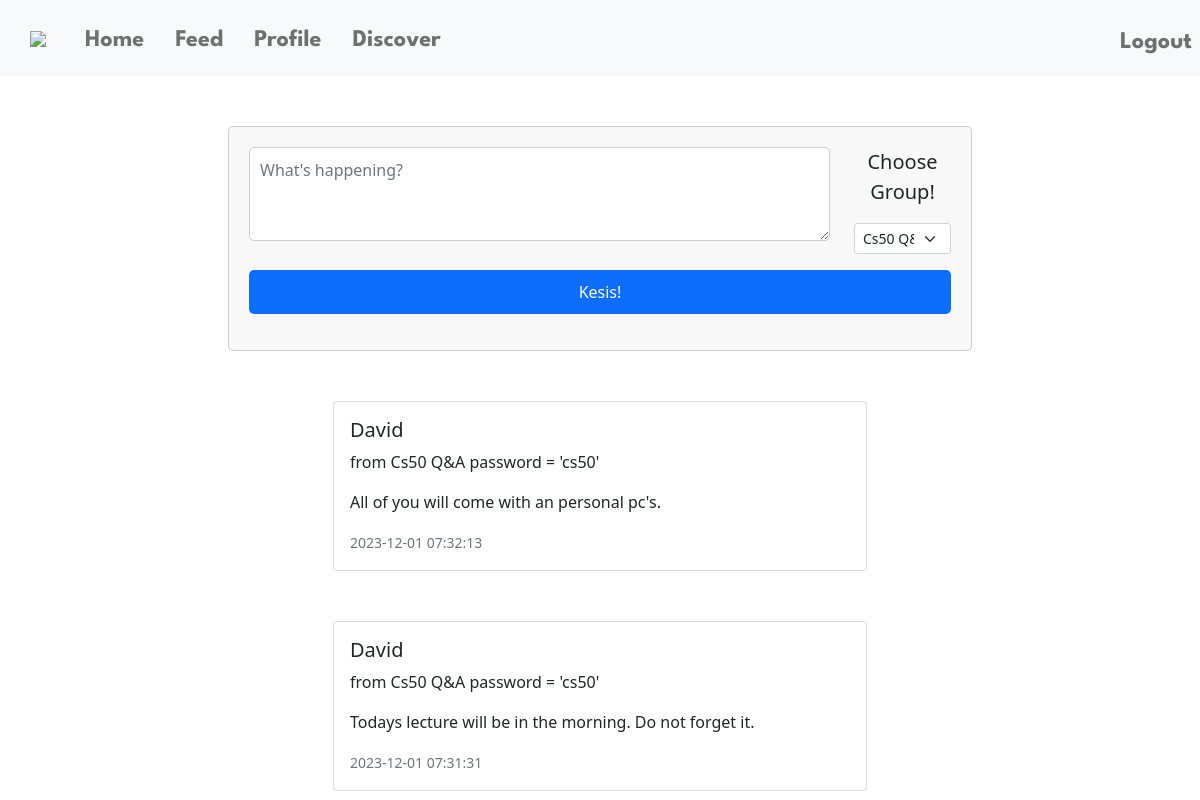
/feed (signed in), run on the app's committed database.
### tables this page shows
CREATE TABLE posts (
post_id INTEGER PRIMARY KEY AUTOINCREMENT NOT NULL,
user_id INTEGER NOT NULL,
group_id INTEGER NOT NULL, content TEXT, date TIMESTAMP DEFAULT CURRENT_TIMESTAMP,
FOREIGN KEY (user_id) REFERENCES users(id),
FOREIGN KEY (group_id) REFERENCES groups(group_id));

CREATE TABLE users (
id INTEGER PRIMARY KEY AUTOINCREMENT NOT NULL,
username TEXT NOT NULL,
hash TEXT NOT NULL,
birthday DATE NOT NULL);

CREATE TABLE groups (
group_id INTEGER PRIMARY KEY AUTOINCREMENT NOT NULL,
group_name TEXT NOT NULL,
group_pass TEXT NOT NULL);

### app.py (the view, shortened to what this page needs)
@app.route("/feed", methods=["GET", "POST"])
@login_required
def feed():
    if request.method == "GET":
        users_groups = db.execute("SELECT group_id, group_name FROM groups WHERE group_id IN (SELECT group_id FROM group_members WHERE user_id = ?)", session["user_id"])
        users_posts = db.execute("SELECT USERS.username, GROUPS.group_name, POSTS.content, POSTS.date FROM posts JOIN users ON USERS.id = POSTS.user_id JOIN groups ON GROUPS.group_id = POSTS.group_id WHERE POSTS.group_id IN (SELECT group_id FROM group_members WHERE user_id = ?)", session["user_id"])
        return render_template("feed.html", users_groups=users_groups, users_posts=reversed(users_posts))

### app.py (called while the page is built)
@app.after_request
def after_request(response):
    response.headers["Cache-Control"] = "no-cache, no-store, must-revalidate"
    response.headers["Expires"] = 0
    response.headers["Pragma"] = "no-cache"
    return response

### helpers.py (called while the page is built)
def login_required(f):
    @wraps(f)
    def decorated_function(*args, **kwargs):
        if session.get("user_id") is None:
            return redirect("/login")
        return f(*args, **kwargs)
    return decorated_function

### templates/feed.html (shortened to what this page needs)
{% extends "layout.html" %}
{% block main %}
    <div class = "container">
        <div class="row mb-3">
            <div>
                <form action="/feed" method="post" class="col-8">
                    <div class="row">
                        <div class="col-10">
                            <textarea class="form-control w-100" name="text" rows="3" placeholder ="What's happening?"></textarea>
                        </div>
                        <div class="col-2">
                            <label class = "lead text-center fs-5 mb-3">Choose Group!</label>
                            <select class="form-select form-select-sm mb-3" name="group_id">
                                {%for group in users_groups%}
                                        <option value ="{{group['group_id']}}">
                                            {{group["group_name"]}}
                                        </option>
                                {%endfor%}
                            </select>
                        </div>
                    </div>
                    <div class="mb-3" class="row">
                        <button type="submit" class="btn btn-primary">Kesis!</button>
                    </div>
                </form>
            </div>
        </div>
    {% for post in users_posts %}
        <div class="container">
            <div class="row">
            <div class="col-md-6 offset-md-3">
                <div class="card">
                <div class="card-body">
                    <h5 class="card-title">{{post["username"]}} </h5>
                    <p class="font-italic">from {{post["group_name"]}}</p>
                    <p class="card-text">{{post["content"]}}</p>
                    <p class="card-text"><small class="text-muted">{{post["date"]}}</small></p>
                </div>
                </div>
            </div>
            </div>
        </div>
    {% endfor %}
    </div>
{% endblock %}

### templates/layout.html (shortened to what this page needs)
<!DOCTYPE html>
<html lang="en">
    <head>
        <link href="https://cdn.jsdelivr.net/npm/bootstrap@5.1.3/dist/css/bootstrap.min.css" rel="stylesheet">
        <link href="/static/styles.css" rel="stylesheet">
    </head>
    <body>
        <nav class="navbar navbar-expand-lg navbar-light bg-light">
            <a class="navbar-brand" href="/"><img src="/static/logo2.png" class="logo"></a>
            <div class="collapse navbar-collapse mt-1" id="navbarNav">
                {% if session["user_id"] %}
                    <ul class="navbar-nav ml-auto">
                        <li class="nav-item active">
                            <a class="nav-link fs-4" href="/">Home</a>
                        </li>
                        <li class="nav-item active">
                            <a class="nav-link fs-4" href="/feed">Feed</a>
                        </li>
                        <li class="nav-item fs-4">
                            <a class="nav-link" href="/profile">Profile</a>
                        </li>
                        <li class="nav-item fs-4">
                            <a class="nav-link" href="/groups">Discover</a>
                        </li>
                    </ul>
                    <ul class="navbar-nav ms-auto mt-1">
                        <li class="nav-item fs-4">
                            <a class="nav-link" href="/logout">Logout </a>
                        </li>
                    </ul>
                {% endif %}
            </div>
         </nav>
        <main>
            {% block main %}{% endblock %}
        </main>
    </body>
</html>

### static/styles.css (style rules this page uses)
form { width: 300px; margin: 0 auto; padding: 20px; border: 1px solid #ccc; border-radius: 5px; background-color: #f8f8f8; }
.form-control { width: 100%; padding: 10px; border: 1px solid #ccc; border-radius: 5px; }
.btn { width: 100%; padding: 10px; color: #fff; border: none; border-radius: 5px; }
.navbar { background-color: #f8f9fa; }
.navbar-brand { color: #6c757d; font-family: 'League Spartan', sans-serif; font-weight: 700; margin-left: 30px; }
.nav-link { color: #6c757d; font-family: 'League Spartan', sans-serif; font-weight: 700; margin-left: 15px; }
.container { margin-top: 50px; }
.logo { width: 90px; height: auto; margin—left: 10px ; }

### data on the page
posts: username "David", group_name "Cs50 Q&A password = 'cs50'", content "All of you will come with an personal pc's.", date "2023-12-01 07:32:13"
posts: username "David", group_name "Cs50 Q&A password = 'cs50'", content "Todays lecture will be in the morning. Do not forget it.", date "2023-12-01 07:31:31"

### other printed values
form field group_id "Cs50 Q&A password = 'cs50'"
